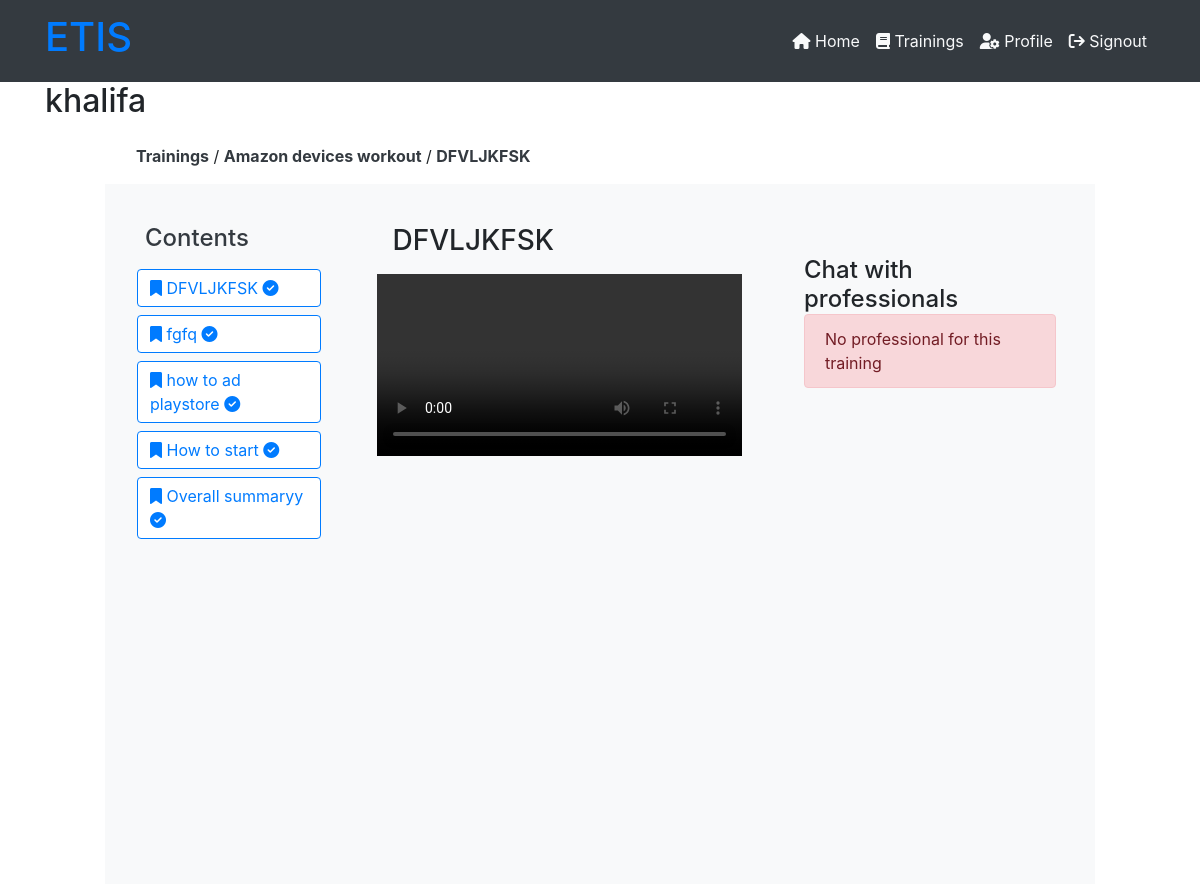
/employee-get-training-contnet.php?training=13&content=22 (signed in), run on an earlier commit of the app's database.
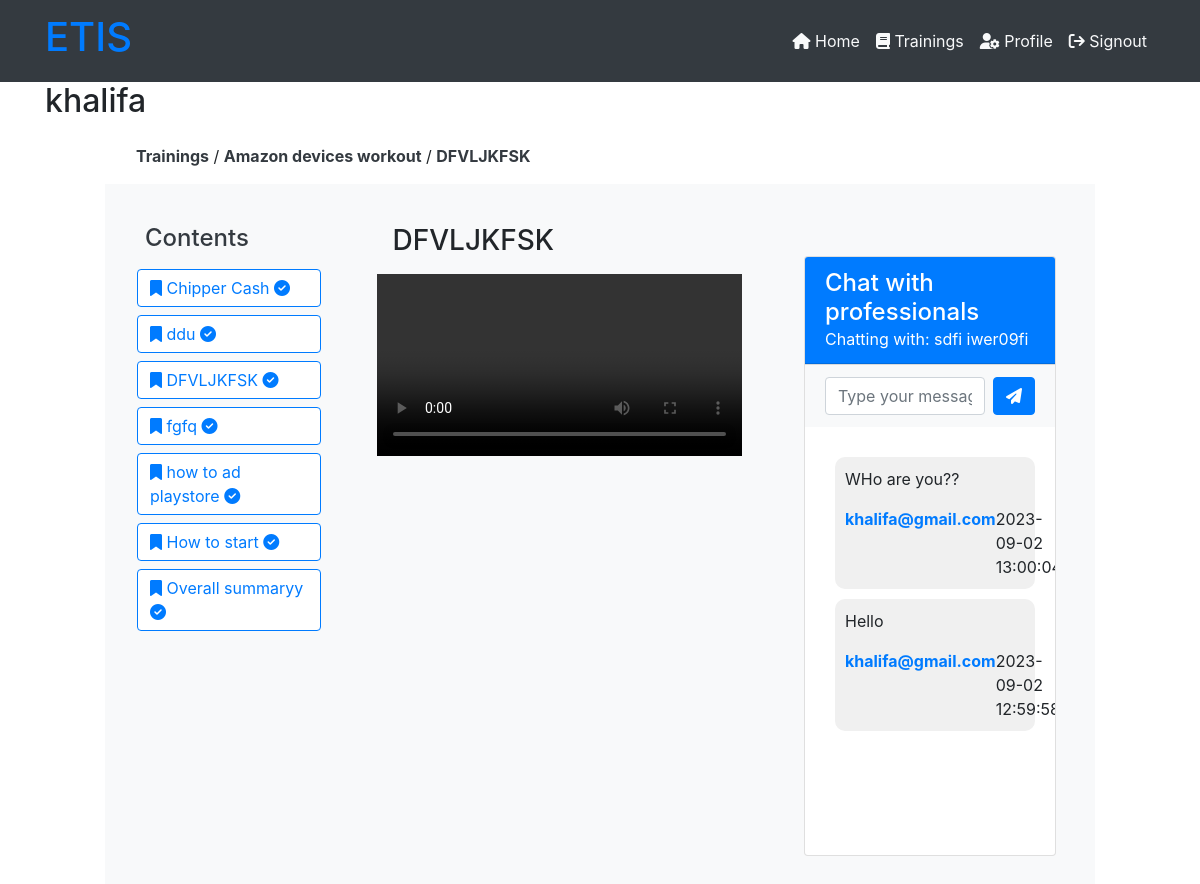
And on a later commit of the database.
### tables this page shows
CREATE TABLE `training_contents` (
  `training_content_id` int(11) NOT NULL,
  `training` int(11) NOT NULL,
  `content_name` varchar(255) NOT NULL,
  `content_type` varchar(255) NOT NULL,
  `content_file` varchar(255) NOT NULL
);

CREATE TABLE `professionals` (
  `professional_id` int(11) NOT NULL,
  `professional_fn` varchar(255) NOT NULL,
  `professional_ln` varchar(255) NOT NULL,
  `professional_email` varchar(255) NOT NULL,
  `professional_phone` int(12) NOT NULL,
  `professional_status` varchar(255) NOT NULL
);

CREATE TABLE `msgs_professional_employee` (
  `msg_id` int(11) NOT NULL,
  `msg_sender` int(11) NOT NULL,
  `msg_receiver` int(11) NOT NULL,
  `msg_content` text NOT NULL,
  `msg_sendtime` varchar(255) NOT NULL,
  `msg_status` varchar(255) NOT NULL
);

CREATE TABLE `users` (
  `user_id` int(11) NOT NULL,
  `user_nid` text NOT NULL,
  `user_name` varchar(255) NOT NULL,
  `user_fn` varchar(255) NOT NULL,
  `user_ln` varchar(255) NOT NULL,
  `user_email` varchar(255) NOT NULL,
  `user_phone` int(11) NOT NULL,
  `user_pass` varchar(255) NOT NULL,
  `user_type` varchar(255) NOT NULL,
  `department` int(11) NOT NULL,
  `user_state` varchar(255) NOT NULL
);

### php/employee-sessions.php (called while the page is built, shortened)
<?php
    $acting_employee_id = $_SESSION['employee_id'];
    $get_infos = mysqli_fetch_array(mysqli_query($server,"SELECT * from users
        WHERE user_id = '$acting_employee_id'
    "));
    $acting_employee_email = $get_infos['user_email'];
    $acting_employee_usern = $_SESSION['employee_username'];
?>

### php/employee-training-content-list.php (the view, shortened to what the changed rows need)
<div class="col-md-3 text-light p-4" id="contents_list">
    <h4 class="text-dark m-3">
        Contents
    </h4>
    <?php
        $get_trainings_content = mysqli_query($server,"SELECT * from training_contents
            WHERE training='$training'
            ORDER BY content_type DESC,
            content_name ASC
        ");
            ?>
            <?php
        while ($data_contents = mysqli_fetch_array($get_trainings_content)) {
            ?>
            <div class="row m-2" >
                <div class="chapter-row bg-white btn btn-outline-primary" style="width:100%;">
                <a href="employee-get-training-contnet.php?training=<?php echo $training; ?>&content=<?php echo $data_contents['training_content_id']; ?>"
                    class="" style="display:block;text-align: left;">
                        <i class="fa fa-bookmark"></i>
                    <?php
                        $current_content = $data_contents['training_content_id'];
                        echo $data_contents['content_name'];
                        $check_content_info = mysqli_query($server,"SELECT * from empl_trainings_conent_completion
                            WHERE employee='$acting_employee_id'
                            AND training = '$training'
                            AND content = '$current_content'
                            AND status = 'Completed'
                            ");
                            if (mysqli_num_rows($check_content_info) > 0) {
                                ?>
                                    <i class="fa fa-check-circle"></i>
                                <?php
                            }
                    ?>
                </a>
                </div>
            </div>
            <?php
        }
    ?>
</div>

### employee-get-training-contnet.php (shortened to what the changed rows need)
<?php
    include("php/connection.php");
    include("php/employee-sessions.php");
?>
<!DOCTYPE html>
<html lang="en">
<head>
    <link rel="stylesheet" href="https://maxcdn.bootstrapcdn.com/bootstrap/4.5.2/css/bootstrap.min.css">
    <link rel="stylesheet" href="https://cdnjs.cloudflare.com/ajax/libs/font-awesome/6.4.2/css/all.min.css" />
</head>
<body>
    <?php
        include("php/employee-header.php");
    ?>
    <div class="container">
        <div class="row align-items-center">
            <div class="col-md-8">
                <?php
                    if (isset($_GET['welcome'])) {
                        ?>
                        <h2>
                            Welcome <?php echo $acting_employee_usern; ?>
                        </h2>
                        <?php
                    }
                    else {
                        ?>
                        <h2>
                            <?php echo $acting_employee_usern; ?>
                        </h2>
                        <?php
                    }
                ?>
            </div>
        </div>
    </div>
    <section class="">
        <div class="" style="width: 80%;margin:auto;">
            <?php
                if (!isset($_GET['training']) || !isset($_GET['content'])) {
                    ?>
                    <p class="alert alert-danger">
                        No training sent to the server.
                    </p>
                    <?php
                }
                else {
                    $training = $_GET['training'];
                    $content_id = $_GET['content'];
                    $check_exists = mysqli_query($server,"SELECT * from trainings WHERE
                        training_id='$training'
                    ");
                    $check_content_exiss = mysqli_query($server,"SELECT * from training_contents
                        WHERE
                        training_content_id = '$content_id'
                        AND training = '$training'
                    ");
                    if (mysqli_num_rows($check_exists) != 1 || mysqli_num_rows($check_content_exiss) !=1) {
                        ?>
                        <p class="alert alert-danger">
                            The contents are not found.
                        </p>
                        <?php
                    }
                    else {
                        $data_check_exits = mysqli_fetch_array($check_exists);
                        $data_cehc_content_exists = mysqli_fetch_array($check_content_exiss);
                        ?>
                        <div class="contents m-3">
                            <a href="employee-trainings.php" class="text-dark font-weight-bold">Trainings</a>
                            /
                            <a href="employee-trainings-content.php?training=<?php echo $training; ?>" class="text-dark font-weight-bold"><?php echo $data_check_exits['training_topic']; ?></a>
                            /
                            <a href="" class="text-dark font-weight-bold"><?php echo $data_cehc_content_exists['content_name']; ?></a>
                        </div>
                        <div class="row bg-light" style="height: 700px;">
                            <?php include("php/employee-training-content-list.php"); ?>
                            <div class="col-md-5 bg-light p-4">
                                <?php include("php/employee-get-training-content.php"); ?>
                            </div>
                            <div class="col-md-4 p-4">
                                <?php
                                    include("php/emplyees-contents-chat.php");
                                ?>
                            </div>
                        </div>
                        <?php
                    }
                }
            ?>
        </div>
</section>
</body>
</html>

### php/employee-get-training-content.php (shortened to what the changed rows need)
<?php
    if (isset($_GET['content'])) {
        $content_id = $_GET['content'];
        $get_content_info = mysqli_query($server,"SELECT * from training_contents
            WHERE training_content_id = '$content_id'
        ");
        if (mysqli_num_rows($get_content_info) != 1) {
            ?>
            <p class="alert alert-danger">
                No data sent to server
            </p>
            <?php
        }
        else {
            $data_contents = mysqli_fetch_array($get_content_info);
            $training = $data_contents['training'];
            ?>
            <div>
                <h3 class="m-3">
                    <?php echo $data_contents['content_name']; ?>
                </h3>
                <div class="content_file">
                    <video controls autoplay="false" width="100%">
                        <source src="<?php echo $data_contents['content_file']; ?>" type="video/mp4">
                    </video>
                </div>
            </div>
            <?php
        }
    }
    else {
        ?>
        <p class="alert alert-danger">
            No contents sent to server.
        </p>
        <?php
    }
?>

### php/emplyees-contents-chat.php (shortened to what the changed rows need)
<div class="container mt-5">
    <?php
        $check_professss = mysqli_query($server,"SELECT * from training_professionals
            WHERE  training = '$training'
        ");
        if (mysqli_num_rows($check_professss) < 1) {
            ?>
            <h4 class="mb-0">Chat with professionals</h4>
            <p class="alert alert-danger">
                No professional for this training
            </p>
            <?php
        }
        else {
            $data_professs = mysqli_fetch_array($check_professss);
            $professional_id = $data_professs['professional'];
            $get_professional_info = mysqli_fetch_array(mysqli_query($server,"SELECT * from professionals
                WHERE professional_id = '$professional_id'
            "));
            ?>
            <div class="card" style="height: 600px;">
                <div class="card-header bg-primary text-white">
                    <h4 class="mb-0">Chat with professionals</h4>
                    <p class="mb-0">Chatting with: <?php echo $get_professional_info['professional_fn']." ".$get_professional_info['professional_ln']; ?></p>
                </div>
                <div class="card-footer bg-light">
                    <form action="" method="POST" autocomplete="off" class="d-flex">
                        <input type="text" name="msg_field" class="form-control" placeholder="Type your message...">
                        <button type="submit" name="send_msg_btn" class="btn btn-primary ml-2"><i class="fas fa-paper-plane"></i></button>
                    </form>
                </div>
                <div class="card-body chat-messages " style="overflow-y: auto;">
                    <?php
                        $get_msgs = mysqli_query($server,"SELECT * from msgs_professional_employee
                            WHERE (msg_sender = '$professional_id' AND msg_receiver = '$acting_employee_id') OR (msg_sender = '$acting_employee_id' AND msg_receiver = '$professional_id')
                            ORDER BY msg_sendtime DESC;
                        ");
                            ?>
                            <?php
                        while($data_msgs = mysqli_fetch_array($get_msgs)) {
                            $sender = $data_msgs['msg_sender'];
                            if ($sender == $acting_employee_id) {
                                ?>
                                <div class="message received-message">
                                    <div class="message-content">
                                        <p>
                                            <?php echo $data_msgs['msg_content']; ?>
                                        </p>
                                        <div class="message-meta" style="display: flex;">
                                            <div class="sender-name font-weight-bold text-primary" style="flex: 1;">
                                                <?php echo $acting_employee_email; ?>
                                            </div>
                                            <div class="message-date">
                                                <?php echo $data_msgs['msg_sendtime']; ?>
                                            </div>
                                        </div>
                                    </div>
                                </div>
                                <?php
                            }
                        }
                    ?>
                </div>
            </div>
            <?php
        }
    ?>
</div>

What changed in the data, as far as the page shows it:
added training_contents: content_name "Chipper Cash"
added training_contents: content_name "ddu"
added professionals: professional_fn "sdfi", professional_ln "iwer09fi"
added msgs_professional_employee: msg_content "WHo are you??", msg_sendtime "2023-09-02…"
now on this page (row unchanged): users: user_email "khalifa@gmail.com"
added msgs_professional_employee: msg_content "Hello", msg_sendtime "2023-09-02…"
Also different on the page:
text no longer shown: "No professional for this training"
text now shown: "Chatting with:"
